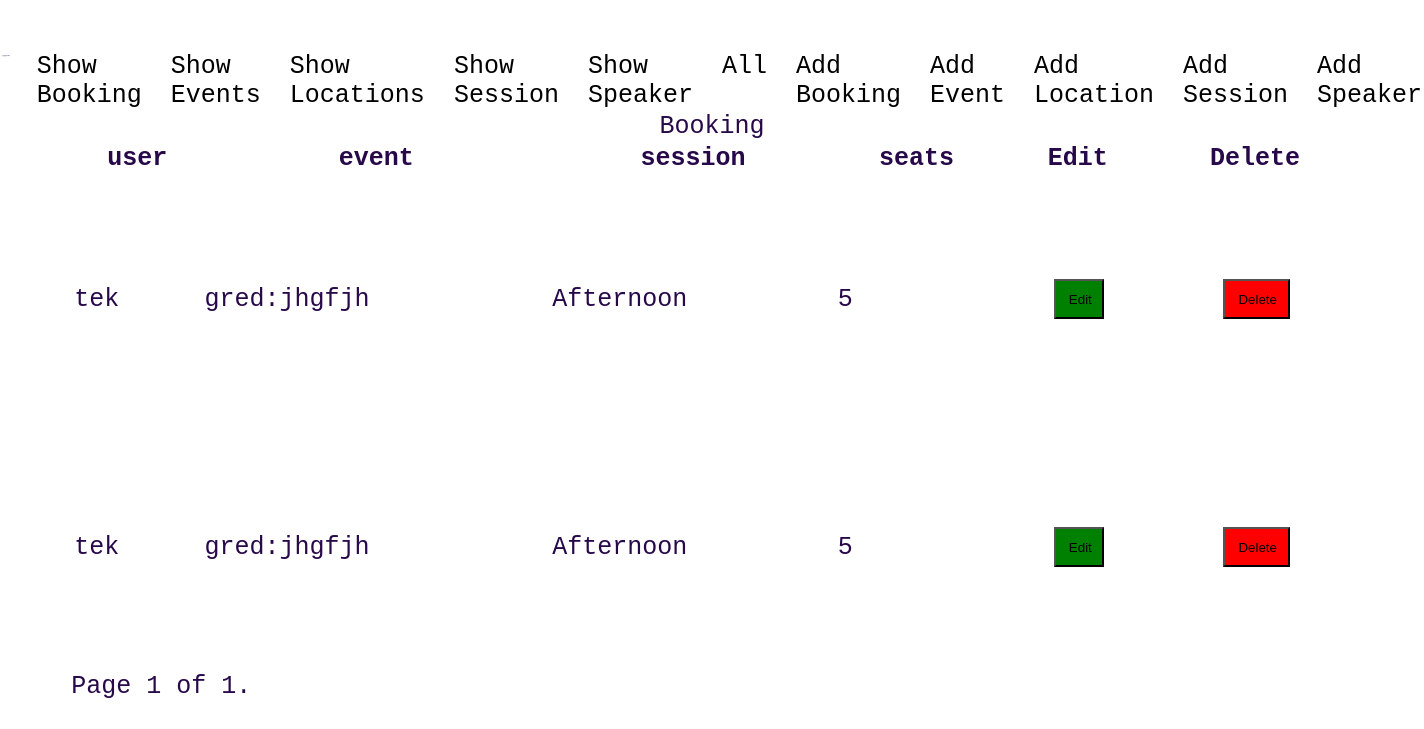
Before: /showBooking/ (signed in) with the older database file.
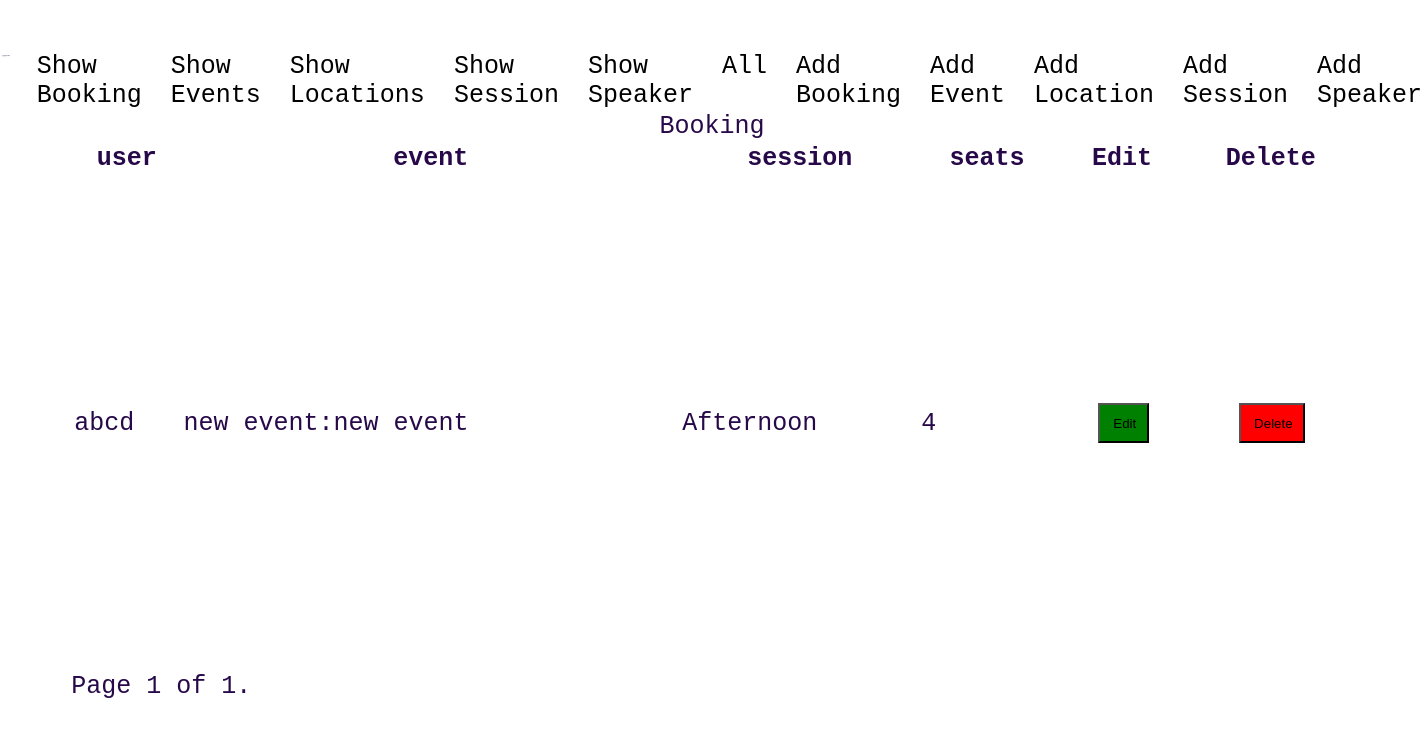
After: the same page with the newer database file.
### booking/models.py (models this page shows)
class Booking(models.Model):
    user=models.ForeignKey(to=settings.AUTH_USER_MODEL,on_delete=models.CASCADE)
    event=models.ForeignKey(to=Event, on_delete=models.CASCADE)
    session=models.ForeignKey(to=Session, on_delete=models.CASCADE)
    seats=models.IntegerField()

class Event(models.Model):
    HOURS=[
    ("0 am","1 am"),
    ("1 am","1 am"),
    ("2 am","2 am"),
    ("3 am","3 am"),
    ("4 am","4 am"),
    ("5 am","5 am"),
    ("6 am","6 am"),
    ("7 am","7 am"),
    ("8 am","8 am"),
    ("9 am","9 am"),
    ("10 am","10 am"),
    ("11 am","11 am"),
    ("1 pm","1 pm"),
    ("2 pm","2 pm"),
    ("3 pm","3 pm"),
    ("4 pm","4 pm"),
    ("5 pm","5 pm"),
    ("6 pm","6 pm"),
    ("7 pm","7 pm"),
    ("8 pm","8 pm"),
    ("9 pm","9 pm"),
    ("10 pm","10 pm"),
    ("11 pm","11 pm"),
     ]
    location=models.ForeignKey(to=Location,  on_delete=models.CASCADE)
    name=models.CharField(max_length=100)
    tag_line=models.CharField(max_length=500)
    title=models.CharField(max_length=100)
    start_date=models.DateField(validators=[MinValueValidator(limit_value=date.today)])
    start_hour=models.CharField(max_length=5,choices=HOURS,blank=True)
    start_minutes=models.PositiveIntegerField(validators=[MaxValueValidator(59)])
    end_date=models.DateField(validators=[MinValueValidator(limit_value=date.today)])
    end_hour=models.CharField(max_length=5,choices=HOURS,blank=True)
    end_minutes=models.PositiveIntegerField(validators=[MaxValueValidator(59)])
    def __str__(self):
        return f'{self.name}:{self.tag_line}'

class Session(models.Model):
    description=models.CharField(max_length=100)
    def __str__(self):
        return f'{self.description}'

### booking/views.py (the view)
# urls.py: path('showBooking/', views.BookingListView.as_view(), name='booking'),
@method_decorator(login_required(login_url='/login/'), name='dispatch')
class BookingListView(generic.ListView ):
    Model=Booking
    queryset=Booking.objects.all()
    paginate_by = 25
    template_name="booking/showBooking.html"
    context_object_name = 'booking'

### booking/templates/booking/showBooking.html (shortened to what this page needs)
{% extends "base.html" %}
{% load static %}
{% block content %}
{% if booking %}
<div id="main-table">
<table class="show-table">
    <caption>Booking</caption>
    <thead>
        <tr>
            <th>user</th>
            <th>event</th>
            <th>session</th>
            <th>seats</th>
            <th>Edit</th>
            <th>Delete</th>
        </tr>
    </thead>
    <tbody>
        {% for booking in page_obj %}
        <tr>
            <td>{{booking.user}}</td>
            <td>{{booking.event}}</td>
            <td>{{booking.session}}</td>
            <td>{{booking.seats}}</td>
            <th><form action="{% url 'updateBooking' booking.id %}" method="get">{% csrf_token %}<input class="edit" type="submit" value="Edit"></form></th>
            <th><form action="{% url 'deleteBooking' booking.id %}" method="post">{% csrf_token %}<input class="delete" type="submit" value="Delete"></form></th>
            {% endfor %}
        </tr>
    </tbody>
</table>
<div class="pagination">
    <span class="step-links">
        <span class="current">
            Page {{ page_obj.number }} of {{ page_obj.paginator.num_pages }}.
        </span>
    </span>
</div>
</div>
{% endif %}
{% endblock %}

### booking/templates/base.html (shortened to what this page needs)
{% load static %}
<!DOCTYPE html>
<html lang="en">
<head>
    <link href="{% static 'style.css' %}" rel="stylesheet">
</head>
<body>
    <nav class="menu">
        <div class="logo1">
            <img src="{% static 'img/logo.svg' %}" alt="" srcset="" id="pic_logo">
        </div>
        <a href="{% url 'booking' %}">Show Booking</a>
        <a href="{% url 'events' %}">Show Events</a>
        <a href="{% url 'location' %}">Show Locations</a>
        <a href="{% url 'session' %}">Show Session</a>
        <a href="{% url 'speaker' %}">Show Speaker</a>
        <a href="{% url 'bookingDashboard' %}">All</a>
        <a href="{% url 'addBooking' %}">Add Booking</a>
        <a href="{% url 'addEvent' %}">Add Event</a>
        <a href="{% url 'addLocation' %}">Add Location</a>
        <a href="{% url 'addSession' %}">Add Session</a>
        <a href="{% url 'addSpeaker' %}">Add Speaker</a>
     </nav>
    {% block content %}
    {% endblock %}
</body>

### booking/static/style.css (style rules this page uses)
body { margin:0; }
#main-table { display: grid; grid-area: main; grid-template-columns: 5vw 30vw 30vw 30vw 5vw; grid-template-rows: 70vh 10vh ; grid-template-areas: "... table table table ..." "... pagination pagination pagination ..."; }
.show-table { grid-area: table; }
.pagination { grid-area:pagination; }
.menu { grid-area:menu; }
.menu a { margin-top: 2em; margin-left: 1em; }
body { color: #270949; font-family: 'Courier New', Courier, monospace; font-size: 25px; }
input { padding: 0.8em; margin: 0.8em; margin-left: 1em; padding-left: 1em; }
.edit { background-color: green; }
.delete { background-color: red; }
#pic_logo { width: 100%; height: 100%; }
.logo1 { margin: 0; }
@media (min-width:851px) { nav { display:flex; } }
@media (min-width:851px) { a { margin:0px; padding: 2px 2px; border-radius:2px 2px 0 0; text-decoration: none; color:black; } }

Changed rows visible on the page:
removed Booking: user "tek", event "gred:jhgfjh", session "Afternoon", seats "5"
removed Booking: user "tek", event "gred:jhgfjh", session "Afternoon", seats "5"
added Booking: user "abcd", event "new event:new event", session "Afternoon", seats "4"
